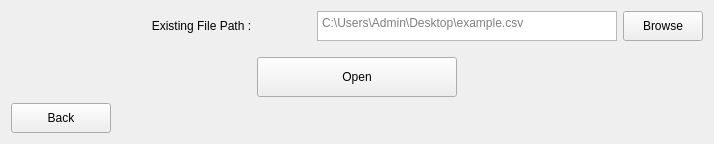
        <widget class="QWidget" name="ImportMaterialPage">
         <layout class="QVBoxLayout" name="verticalLayout_5">
          <item>
           <layout class="QVBoxLayout" name="verticalLayout_4">
            <item>
             <layout class="QHBoxLayout" name="horizontalLayout_6">
              <item alignment="Qt::AlignRight|Qt::AlignBottom">
               <widget class="QLabel" name="openFileNameLabel">
                <property name="sizePolicy">
                 <sizepolicy hsizetype="Minimum" vsizetype="Minimum">
                  <horstretch>0</horstretch>
                  <verstretch>0</verstretch>
                 </sizepolicy>
                </property>
                <property name="minimumSize">
                 <size>
                  <width>300</width>
                  <height>30</height>
                 </size>
                </property>
                <property name="maximumSize">
                 <size>
                  <width>300</width>
                  <height>30</height>
                 </size>
                </property>
                <property name="text">
                 <string>Existing File Path :                  </string>
                </property>
                <property name="alignment">
                 <set>Qt::AlignRight|Qt::AlignTrailing|Qt::AlignVCenter</set>
                </property>
               </widget>
              </item>
              <item alignment="Qt::AlignLeft|Qt::AlignBottom">
               <widget class="QPlainTextEdit" name="openFileNameTextEdit">
                <property name="sizePolicy">
                 <sizepolicy hsizetype="Minimum" vsizetype="Minimum">
                  <horstretch>0</horstretch>
                  <verstretch>0</verstretch>
                 </sizepolicy>
                </property>
                <property name="minimumSize">
                 <size>
                  <width>300</width>
                  <height>30</height>
                 </size>
                </property>
                <property name="maximumSize">
                 <size>
                  <width>300</width>
                  <height>30</height>
                 </size>
                </property>
                <property name="placeholderText">
                 <string>C:\Users\Admin\Desktop\example.csv</string>
                </property>
               </widget>
              </item>
              <item alignment="Qt::AlignLeft|Qt::AlignBottom">
               <widget class="QPushButton" name="openFileDialogButton">
                <property name="sizePolicy">
                 <sizepolicy hsizetype="Minimum" vsizetype="Minimum">
                  <horstretch>0</horstretch>
                  <verstretch>0</verstretch>
                 </sizepolicy>
                </property>
                <property name="minimumSize">
                 <size>
                  <width>80</width>
                  <height>30</height>
                 </size>
                </property>
                <property name="maximumSize">
                 <size>
                  <width>80</width>
                  <height>30</height>
                 </size>
                </property>
                <property name="text">
                 <string>Browse</string>
                </property>
               </widget>
              </item>
             </layout>
            </item>
            <item>
             <layout class="QVBoxLayout" name="verticalLayout_6">
              <property name="topMargin">
               <number>10</number>
              </property>
              <item alignment="Qt::AlignHCenter|Qt::AlignTop">
               <widget class="QPushButton" name="openFileButton">
                <property name="sizePolicy">
                 <sizepolicy hsizetype="Minimum" vsizetype="Minimum">
                  <horstretch>0</horstretch>
                  <verstretch>0</verstretch>
                 </sizepolicy>
                </property>
                <property name="minimumSize">
                 <size>
                  <width>200</width>
                  <height>40</height>
                 </size>
                </property>
                <property name="maximumSize">
                 <size>
                  <width>200</width>
                  <height>40</height>
                 </size>
                </property>
                <property name="text">
                 <string>Open</string>
                </property>
               </widget>
              </item>
              <item alignment="Qt::AlignLeft|Qt::AlignBottom">
               <widget class="QPushButton" name="backButton2">
                <property name="sizePolicy">
                 <sizepolicy hsizetype="Minimum" vsizetype="Minimum">
                  <horstretch>0</horstretch>
                  <verstretch>0</verstretch>
                 </sizepolicy>
                </property>
                <property name="minimumSize">
                 <size>
                  <width>100</width>
                  <height>30</height>
                 </size>
                </property>
                <property name="maximumSize">
                 <size>
                  <width>100</width>
                  <height>30</height>
                 </size>
                </property>
                <property name="text">
                 <string>Back</string>
                </property>
               </widget>
              </item>
             </layout>
            </item>
           </layout>
          </item>
         </layout>
        </widget>
